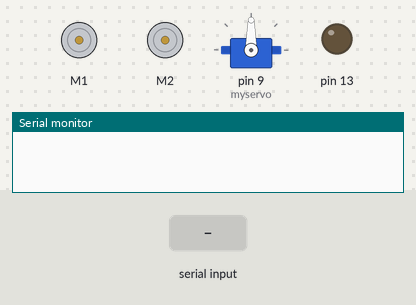
Bench run of a sketch on a simulated Arduino Uno, built with avr-gcc and run on an emulated ATmega328P. Parts: 2 × DC motor (green arrow = forward, orange = backward, longer = faster), servo, output pins drawn as LEDs (lit = HIGH), the last lines printed to the serial monitor. Inputs (shaded band) come from the test bench.

Above: at 1.2 s.
1.3 s: "1" received over Serial
At 1.8 s:
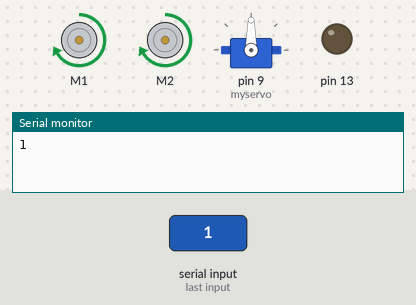
2.8 s: "2" received over Serial
At 4.0 s:
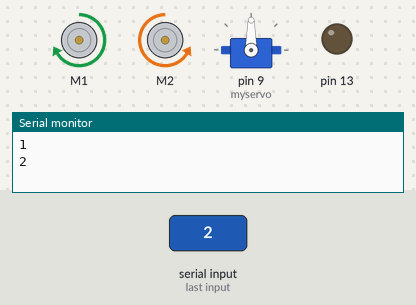
4.3 s: "3" received over Serial
At 5.3 s:
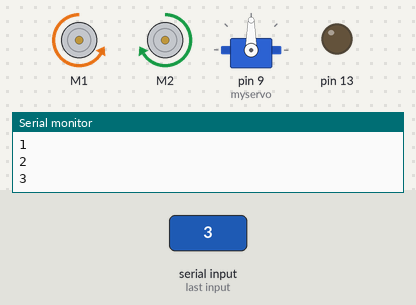
5.8 s: "4" received over Serial
At 6.5 s:
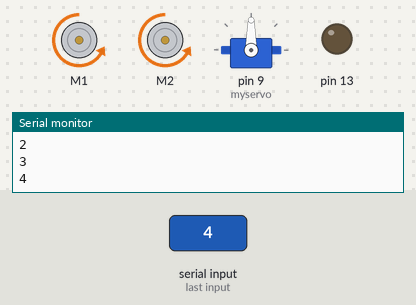
7.3 s: "5" received over Serial
At 7.6 s:
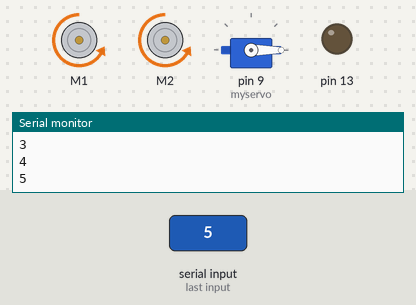
8.8 s: "0" received over Serial
At 10.0 s:
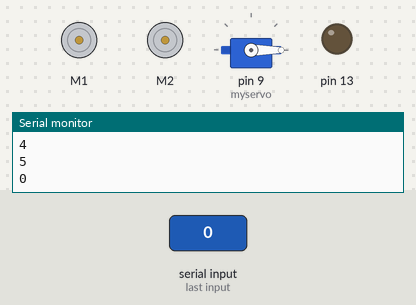
Timing chart, 0 to 11.3 s (numbered marks = the images above; inputs shaded):
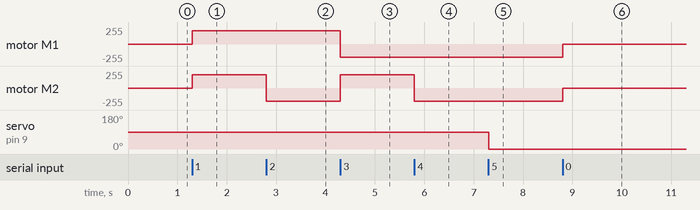

Measured:
- after the input at 1.3 s, motor M1, motor M2: stopped → forward 200/255 at once
- after the input at 2.8 s, motor M2: forward 200/255 → backward 200/255 at once
- after the input at 4.3 s, motor M1: forward 200/255 → backward 200/255 at once; motor M2: backward 200/255 → forward 200/255 at once
- after the input at 5.8 s, motor M2: forward 200/255 → backward 200/255 at once
- after the input at 7.3 s, servo on pin 9 (myservo): 90° → 0° at once
- after the input at 8.8 s, motor M1, motor M2: backward 200/255 → stopped at once

The sketch:

soccerrobot.ino
```cpp
#include <AFMotor.h>
#include <Servo.h>

Servo myservo;  // create servo object to control a servo
int pos = 0;  // variable to store the servo position

AF_DCMotor motor(1, MOTOR12_64KHZ);
AF_DCMotor motor2(2, MOTOR12_64KHZ);

char val;
void setup(){
  Serial.begin(9600);
  pinMode(13,OUTPUT);

  motor.setSpeed(200);
  motor2.setSpeed(200);
   myservo.attach(9);
   myservo.write(90);
}

void loop(){
  if (Serial.available() >0 ){
    val = Serial.read();
    Serial.println(val);
  }
  if (val == '0'){
    motor.run(RELEASE);
    motor2.run(RELEASE);
  }
    if (val == '1'){
     motor.run(FORWARD);
     motor2.run(FORWARD);
  }
    if (val == '2'){
     motor.run(FORWARD);
     motor2.run(BACKWARD);
  }
      if (val == '3'){
     motor.run(BACKWARD);
     motor2.run(FORWARD);
  }
      if (val == '4'){
     motor.run(BACKWARD);
     motor2.run(BACKWARD);
  }
     if (val == '5'){
     myservo.write(0);
  }
       if (val == '6'){
     myservo.write(90);
  }
}
```
